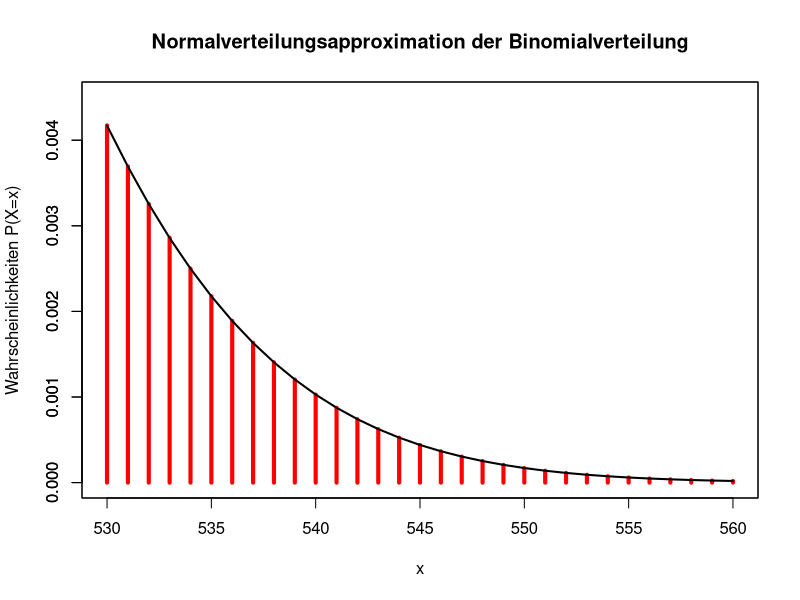
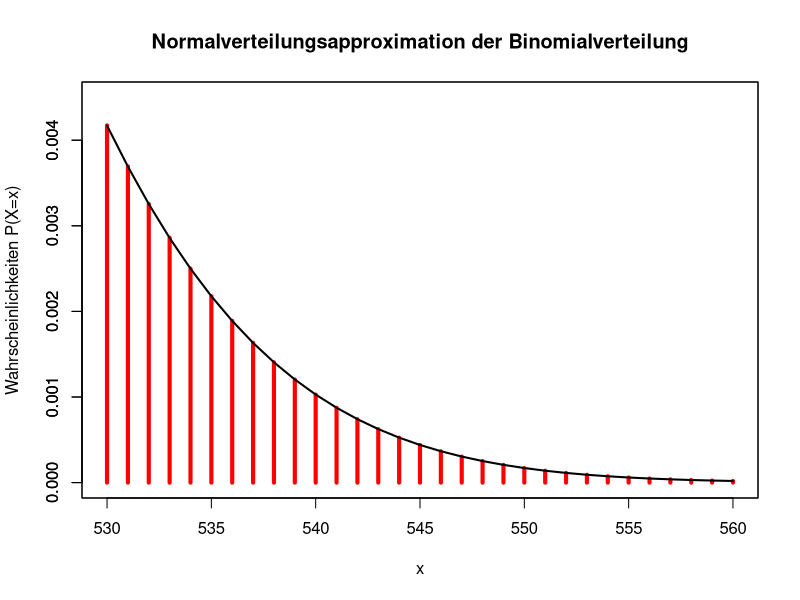

R code for these plots, in order:

### Wahrscheinlichkeit, beim Auss�en von 1000 Samenk�rnern 
### zwischen 280 und 330 gelbe Bl�ten zu erhalten 
###############################################################################

n = 1000
p = 0.3    # W-keit f�r gelbe Bl�te

## Mit exakter Binomialverteilung
pbinom(330,n,p) - pbinom(279,n,p)  # Achtung: bei unterer Grenze 279 einsetzen

## Normalapproximation ohne Stetigkeitskorrektur
( z_unten = (280-n*p)/(sqrt(n*p*(1-p))) )
( z_oben = (330-n*p)/(sqrt(n*p*(1-p))) )
pnorm(z_oben) - pnorm(z_unten)

## Normalapproximation mit Stetigkeitskorrektur
( z_unten = (280-n*p-0.5)/(sqrt(n*p*(1-p))) )
( z_oben = (330-n*p+0.5)/(sqrt(n*p*(1-p))) )
pnorm(z_oben) - pnorm(z_unten)



#####
#####
#####



### �bung 6   #################################################################
### Normalapproximation der Binomialverteilung     ############################
### Zu Beispiel 1.3 aus [Bortz], S. 44             ############################
### Anzahl M�dchengeburten unter 1000 Neugeborenen ############################
### Wahrscheinlichkeit f�r M�dchengeburt ist 50%   ############################
###############################################################################

### Mit Standardisierung
###############################################################################

p = 0.5
n = 1000

x_a = 530
x_e = 560
x = x_a:x_e
y = dbinom(x,n,p)

plot(x,y,type = "h", col = "red", lwd = 4, 
     xlim = c(x_a,x_e), ylim = c(0, 0.0045),
     main = "Normalverteilungsapproximation der Binomialverteilung",
     ylab = "Wahrscheinlichkeiten P(X=x)")

par(new = TRUE)
z = (x - n*p)/sqrt(n*p*(1-p)) 
z_a = (x_a-n*p)/sqrt(n*p*(1-p))
z_e = (x_e-n*p)/sqrt(n*p*(1-p))
delta_z = 1/sqrt(n*p*(1-p))
delta_z

plot(z,dnorm(z)*delta_z, type = "l", lwd = 2, 
     xlim = c(z_a,z_e), ylim = c(0, 0.0045),
     xaxt = "n", xlab = "", ylab = "")  


### Alternativ: ohne Standardisierung
###############################################################################

p = 0.5
n = 1000

x_a = 530
x_e = 560
x = x_a:x_e
y = dbinom(x,n,p)

plot(x,y,type = "h", col = "red", lwd = 4, 
     xlim = c(x_a,x_e), ylim = c(0, 0.0045),
     main = "Normalverteilungsapproximation der Binomialverteilung",
     ylab = "Wahrscheinlichkeiten P(X=x)")

par(new = TRUE)

plot(x,dnorm(x, mean = n*p, sd = sqrt(n*p*(1-p))), type = "l", lwd = 2, 
     xlim = c(x_a,x_e), ylim = c(0, 0.0045),
     xaxt = "n", xlab = "", ylab = "")  



#####
#####
#####



### �bung 7 ###################################################################
### Optimale Stichprobenumf�nge                    ############################
### Zu Tabelle 1.5 [Bortz], S. 53                  ############################
### Nachvollzug der Fragestellung                  ############################
### "Abweichung p von 0.5"                         ############################
###############################################################################


### Auswertung der Formel aus Aufgabenteil (a) ################################
###############################################################################

## Formel f�r n ###############################################################
p_0 = 0.5
delta = c(0.05, 0.15, 0.25)
p_1 = p_0 + delta

epsilon = 0.8

# alpha = 0.01
##############
alpha_1 = 0.01
n_1 = (( sqrt(p_0*(1-p_0))*qnorm(1-alpha_1)-sqrt(p_1*(1-p_1))*qnorm(1-epsilon))/delta)^2

# alpha = 0.05
##############
alpha_2 = 0.05
n_2 = (( sqrt(p_0*(1-p_0))*qnorm(1-alpha_2)-sqrt(p_1*(1-p_1))*qnorm(1-epsilon))/delta)^2

round(rbind(n_1,n_2),0)

## Formel f�r x_c (mit Stetigkeitskorrektur) ##################################

( n_1 = round(n_1,0) )
( n_2 = round(n_2,0) )

x_c_1 = sqrt(n_1*p_0*(1-p_0))*qnorm(1-alpha_1) + n_1*p_0 + 0.5 
x_c_2 = sqrt(n_2*p_0*(1-p_0))*qnorm(1-alpha_2) + n_2*p_0 + 0.5

ceiling(rbind(x_c_1,x_c_2)) # Anmerkung: Wert 40 statt 41 bei Rundung der Quantile


### Aufgabenteil (b)                             ##############################  
### Exakte Berechnung mittels Binomialverteilung ##############################
###############################################################################

## alpha = 1%, n = 1001
#######################
n = 1001
x_c = 538
p_1 = 0.55

#  �berpr�fung kritischer Wert
1- pbinom(x_c    ,n,p_0)
1- pbinom(x_c - 1,n,p_0) # dieser Wert sollte der letzte unter dem Niveau alpha sein: passt
1- pbinom(x_c - 2,n,p_0)

# Berechnung der Testst�rke
1-pbinom(x_c - 1,n,p_1)


## alpha = 1%, n = 109
#######################
n = 109
x_c = 68
p_1 = 0.65

#  �berpr�fung kritischer Wert
1- pbinom(x_c    ,n,p_0)
1- pbinom(x_c - 1,n,p_0) # dieser Wert sollte der letzte unter dem Niveau alpha sein: passt
1- pbinom(x_c - 2,n,p_0) # bei 67 als kritischer Wert w�rde Niveau minimal �berschritten

# Berechnung der Testst�rke
1-pbinom(x_c - 1,n,p_1)  
1-pbinom(x_c - 2,n,p_1)  # bei 67 als kritischer Wert w�rde angestrebte Testst�rke besser getroffen werden


## alpha = 1%, n = 37
#######################
n = 37
x_c = 27
p_1 = 0.75

#  �berpr�fung kritischer Wert
1- pbinom(x_c    ,n,p_0)
1- pbinom(x_c - 1,n,p_0) # dieser Wert sollte der letzte unter dem Niveau alpha sein: passt
1- pbinom(x_c - 2,n,p_0) # bei 26 als kritischer Wert w�rde Niveau minimal �berschritten

# Berechnung der Testst�rke
1-pbinom(x_c - 1,n,p_1)
1-pbinom(x_c - 2,n,p_1)  # bei 26 als kritischer Wert w�rde angestrebte Testst�rke besser getroffen werden


## alpha = 5%, n = 616
#######################
n = 616
x_c = 329
p_1 = 0.55

#  �berpr�fung kritischer Wert
1- pbinom(x_c    ,n,p_0)
1- pbinom(x_c - 1,n,p_0) # dieser Wert sollte der letzte unter dem Niveau alpha sein: passt
1- pbinom(x_c - 2,n,p_0)

# Berechnung der Testst�rke
1-pbinom(x_c - 1,n,p_1)


## alpha = 5%, n = 67
#######################
n = 67
x_c = 41
p_1 = 0.65

#  �berpr�fung kritischer Wert
1- pbinom(x_c    ,n,p_0)
1- pbinom(x_c - 1,n,p_0) # dieser Wert sollte der letzte unter dem Niveau alpha sein: passt
1- pbinom(x_c - 2,n,p_0)

# Berechnung der Testst�rke
1-pbinom(x_c - 1,n,p_1)


## alpha = 5%, n = 23
#######################
n = 23
x_c = 16
p_1 = 0.75

#  �berpr�fung kritischer Wert
1- pbinom(x_c    ,n,p_0)
1- pbinom(x_c - 1,n,p_0) # dieser Wert sollte der letzte unter dem Niveau alpha sein: passt
1- pbinom(x_c - 2,n,p_0)

# Berechnung der Testst�rke
1-pbinom(x_c - 1,n,p_1)


